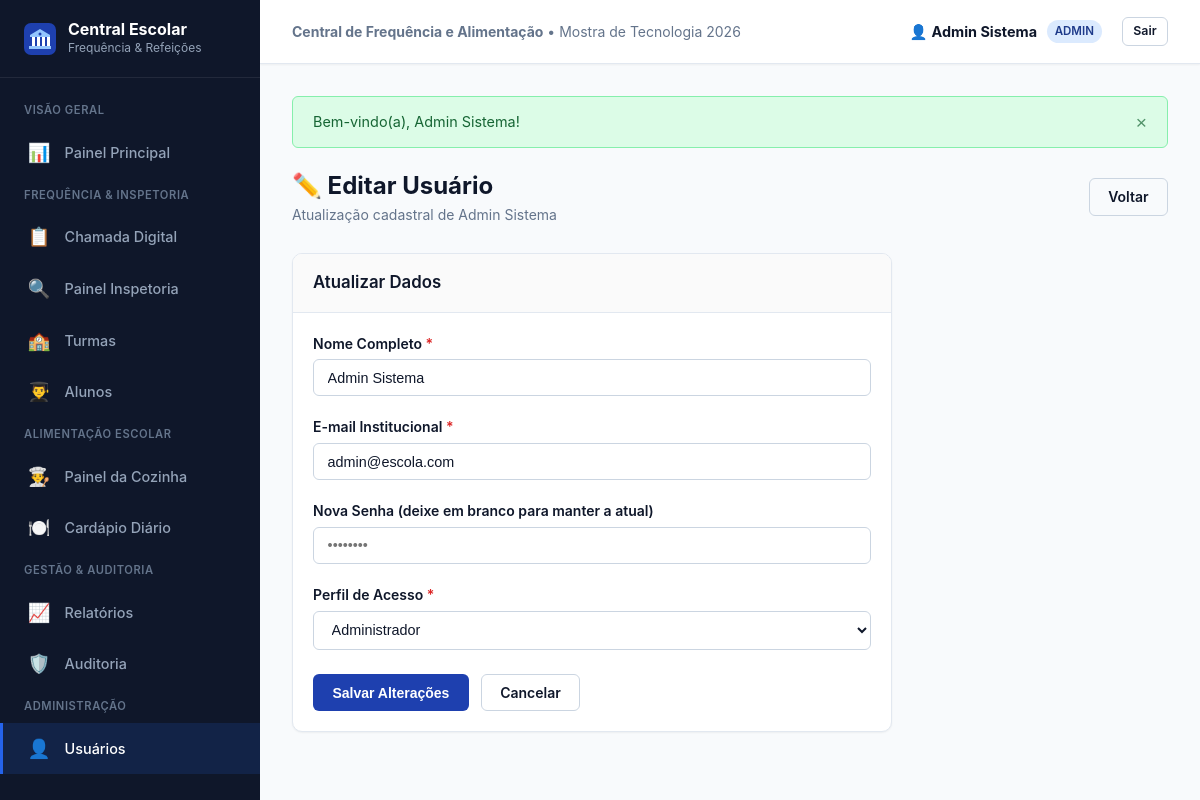
Screenshot of /usuarios/editar/1 (signed in) with the database file from the repository.
### tables this page shows
CREATE TABLE IF NOT EXISTS usuario (
    id          INT UNSIGNED    NOT NULL AUTO_INCREMENT,
    nome        VARCHAR(150)    NOT NULL COMMENT 'Nome completo do usuário',
    email       VARCHAR(200)    NOT NULL COMMENT 'E-mail de login (único)',
    senha_hash  VARCHAR(255)    NOT NULL COMMENT 'Hash da senha (bcrypt)',
    perfil      ENUM('admin','inspetor','cozinha','gestor') NOT NULL
                COMMENT 'Perfil/papel do usuário no sistema',
    ativo       TINYINT(1)      NOT NULL DEFAULT 1 COMMENT '1 = ativo, 0 = inativo',
    created_at  DATETIME        NOT NULL DEFAULT CURRENT_TIMESTAMP,
    updated_at  DATETIME        NOT NULL DEFAULT CURRENT_TIMESTAMP ON UPDATE CURRENT_TIMESTAMP,
    PRIMARY KEY (id),
    UNIQUE KEY uk_usuario_email (email)
);

### app/controllers/UsuariosController.php (called while the page is built, shortened)
<?php
class UsuariosController extends Controller
{
    public function editar(int $id = 0): void
    {
        $usuarioModel = $this->model('Usuario');
        $usuario = $usuarioModel->findById($id);
        $this->view('usuarios/editar', [
            'titulo'  => 'Editar Usuário',
            'usuario' => $usuario,
        ]);
    }
}

### core/App.php (called while the page is built, shortened)
<?php
class App
{
    protected string $method = 'index';
    public function __construct()
    {
        $url = $this->parseUrl();
        if (isset($url[0]) && !empty($url[0])) {
            $nomeControlador = ucfirst(strtolower($url[0])) . 'Controller';
            $arquivoControlador = ROOT_PATH . '/app/controllers/' . $nomeControlador . '.php';
            if (file_exists($arquivoControlador)) {
                unset($url[0]);
            } else {
                $this->exibir404();
                return;
            }
        }
        $this->controller = new $this->controller();
        if (isset($url[1]) && !empty($url[1])) {
            $metodo = strtolower($url[1]);
            if (method_exists($this->controller, $metodo)) {
                $this->method = $metodo;
                unset($url[1]);
            } else {
                $this->exibir404();
                return;
            }
        }
        $this->params = $url ? array_values($url) : [];
        call_user_func_array([$this->controller, $this->method], $this->params);
    }
    protected function parseUrl(): array
    {
        if (isset($_GET['url'])) {
            $url = filter_var(rtrim($_GET['url'], '/'), FILTER_SANITIZE_URL);
            return explode('/', $url);
        }
        return [];
    }
}

### index.php (called while the page is built, shortened)
<?php
require_once ROOT_PATH . '/config/database.php';
require_once ROOT_PATH . '/core/App.php';
require_once ROOT_PATH . '/core/Controller.php';
require_once ROOT_PATH . '/core/Model.php';
require_once ROOT_PATH . '/core/Middleware.php';
require_once ROOT_PATH . '/core/Helpers.php';
$app = new App();

### core/Middleware.php (called while the page is built, shortened)
<?php
class Middleware
{
    public static function isLoggedIn(): bool
    {
        return isset($_SESSION['usuario_id']);
    }
    public static function currentUser(): ?array
    {
        return [
            'id'    => $_SESSION['usuario_id'],
            'nome'  => $_SESSION['usuario_nome'],
            'email' => $_SESSION['usuario_email'],
            'perfil' => $_SESSION['usuario_perfil'],
        ];
    }
}

### core/Model.php (called while the page is built, shortened)
<?php
class Model
{
    protected PDO $db;
    protected string $table = '';
    public function __construct()
    {
        $this->db = Database::connect();
    }
    public function findById(int $id): object|false
    {
        $sql = "SELECT * FROM {$this->table} WHERE id = :id LIMIT 1";
        $stmt = $this->db->prepare($sql);
        $stmt->bindParam(':id', $id, PDO::PARAM_INT);
        $stmt->execute();
        return $stmt->fetch();
    }
}

### config/database.php (called while the page is built, shortened)
<?php
class Database
{
    private static ?Database $instance = null;
    private function __construct()
    {
        $dsn = 'mysql:host=' . DB_HOST . ';dbname=' . DB_NAME . ';charset=' . DB_CHARSET;
        $opcoes = [
            PDO::ATTR_ERRMODE            => PDO::ERRMODE_EXCEPTION,
            PDO::ATTR_DEFAULT_FETCH_MODE => PDO::FETCH_OBJ,
            PDO::ATTR_EMULATE_PREPARES   => false,
        ];
        try {
            $this->pdo = new PDO($dsn, DB_USER, DB_PASS, $opcoes);
        } catch (PDOException $e) {
            die('Erro ao conectar com o banco de dados: ' . $e->getMessage());
        }
    }
    public static function connect(): PDO
    {
        if (self::$instance === null) {
            self::$instance = new self();
        }
        return self::$instance->pdo;
    }
}

### app/views/usuarios/editar.php (the view, shortened to what this page needs)
<div class="page-header">
    <div>
        <h1 class="page-header-title">✏️ Editar Usuário</h1>
        <p class="breadcrumb-info">Atualização cadastral de <?= sanitize($usuario->nome) ?></p>
    </div>
    <div class="page-header-actions">
        <a href="<?= BASE_URL ?>/usuarios" class="btn btn-outline">Voltar</a>
    </div>
</div>
<div class="card" style="max-width: 600px;">
    <div class="card-header">
        <h3>Atualizar Dados</h3>
    </div>
    <div class="card-body">
        <form action="<?= BASE_URL ?>/usuarios/editar/<?= $usuario->id ?>" method="POST">
            <div class="form-group">
                <label for="nome" class="form-label required">Nome Completo</label>
                <input type="text" id="nome" name="nome" class="form-control" value="<?= sanitize($usuario->nome) ?>" required autofocus>
            </div>
            <div class="form-group">
                <label for="email" class="form-label required">E-mail Institucional</label>
                <input type="email" id="email" name="email" class="form-control" value="<?= sanitize($usuario->email) ?>" required>
            </div>
            <div class="form-group">
                <label for="senha" class="form-label">Nova Senha (deixe em branco para manter a atual)</label>
                <input type="password" id="senha" name="senha" class="form-control" placeholder="••••••••">
            </div>
            <div class="form-group">
                <label for="perfil" class="form-label required">Perfil de Acesso</label>
                <select id="perfil" name="perfil" class="form-control" required>
                    <option value="admin" <?= ($usuario->perfil === 'admin') ? 'selected' : '' ?>>Administrador</option>
                </select>
            </div>
            <div style="display: flex; gap: 0.75rem; margin-top: 1.5rem;">
                <button type="submit" class="btn btn-primary">Salvar Alterações</button>
                <a href="<?= BASE_URL ?>/usuarios" class="btn btn-outline">Cancelar</a>
            </div>
        </form>
    </div>
</div>

### app/views/templates/header.php (shortened to what this page needs)
<?php
$usuarioAtual = Middleware::currentUser();
$perfilAtual = $usuarioAtual['perfil'] ?? '';
?>
<!DOCTYPE html>
<html lang="pt-BR">
<head>
    <link rel="stylesheet" href="<?= BASE_URL ?>/public/css/style.css">
</head>
<body>
<div class="app-layout">
    <aside class="app-sidebar">
        <div class="sidebar-header">
            <img src="<?= BASE_URL ?>/public/img/logo.svg" alt="Logo" class="sidebar-logo">
            <div>
                <div class="sidebar-title">Central Escolar</div>
                <div class="sidebar-subtitle">Frequência & Refeições</div>
            </div>
        </div>
        <nav class="sidebar-nav">
            <div class="sidebar-nav-label">Visão Geral</div>
            <a href="<?= BASE_URL ?>/" class="sidebar-link <?= isActiveMenu('') ?>">
                <span class="icon">📊</span>
                <span>Painel Principal</span>
            </a>
            <?php if (in_array($perfilAtual, ['admin', 'gestor', 'inspetor'])): ?>
                <div class="sidebar-nav-label">Frequência & Inspetoria</div>
                <a href="<?= BASE_URL ?>/chamadas" class="sidebar-link <?= isActiveMenu('/chamadas') ?>">
                    <span class="icon">📋</span>
                    <span>Chamada Digital</span>
                </a>
                <a href="<?= BASE_URL ?>/inspetoria" class="sidebar-link <?= isActiveMenu('/inspetoria') ?>">
                    <span class="icon">🔍</span>
                    <span>Painel Inspetoria</span>
                </a>
                <a href="<?= BASE_URL ?>/turmas" class="sidebar-link <?= isActiveMenu('/turmas') ?>">
                    <span class="icon">🏫</span>
                    <span>Turmas</span>
                </a>
                <a href="<?= BASE_URL ?>/alunos" class="sidebar-link <?= isActiveMenu('/alunos') ?>">
                    <span class="icon">👨‍🎓</span>
                    <span>Alunos</span>
                </a>
            <?php endif; ?>
            <?php if (in_array($perfilAtual, ['admin', 'gestor', 'cozinha'])): ?>
                <div class="sidebar-nav-label">Alimentação Escolar</div>
                <a href="<?= BASE_URL ?>/cozinha" class="sidebar-link <?= isActiveMenu('/cozinha') ?>">
                    <span class="icon">👨‍🍳</span>
                    <span>Painel da Cozinha</span>
                </a>
                <a href="<?= BASE_URL ?>/cardapios" class="sidebar-link <?= isActiveMenu('/cardapios') ?>">
                    <span class="icon">🍽️</span>
                    <span>Cardápio Diário</span>
                </a>
            <?php endif; ?>
            <?php if (in_array($perfilAtual, ['admin', 'gestor'])): ?>
                <div class="sidebar-nav-label">Gestão & Auditoria</div>
                <a href="<?= BASE_URL ?>/relatorios" class="sidebar-link <?= isActiveMenu('/relatorios') ?>">
                    <span class="icon">📈</span>
                    <span>Relatórios</span>
                </a>
                <a href="<?= BASE_URL ?>/relatorios/auditoria" class="sidebar-link <?= isActiveMenu('/relatorios/auditoria') ?>">
                    <span class="icon">🛡️</span>
                    <span>Auditoria</span>
                </a>
            <?php endif; ?>
            <?php if ($perfilAtual === 'admin'): ?>
                <div class="sidebar-nav-label">Administração</div>
                <a href="<?= BASE_URL ?>/usuarios" class="sidebar-link <?= isActiveMenu('/usuarios') ?>">
                    <span class="icon">👤</span>
                    <span>Usuários</span>
                </a>
            <?php endif; ?>
        </nav>
    </aside>
    <div class="app-main">
        <header class="app-topbar">
            <div class="topbar-left">
                <div class="breadcrumb-info">
                    <strong><?= APP_NAME ?></strong> • Mostra de Tecnologia 2026
                </div>
            </div>
            <div class="topbar-right">
                <div class="user-badge">
                    <span>👤 <strong><?= sanitize($usuarioAtual['nome'] ?? 'Usuário') ?></strong></span>
                    <span class="role-tag"><?= sanitize($perfilAtual) ?></span>
                </div>
                <a href="<?= BASE_URL ?>/auth/logout" class="btn btn-outline btn-sm">Sair</a>
            </div>
        </header>
        <main class="content-area">
            <?= flash('mensagem') ?>

### rows the page displays
usuario: nome "Admin Sistema", perfil "ADMIN", email "admin@escola.com", perfil "Administrador"

### other values shown
APP_NAME "Central de Frequência e Alimentação"
$flash['message'] "Bem-vindo(a), Admin Sistema!"
